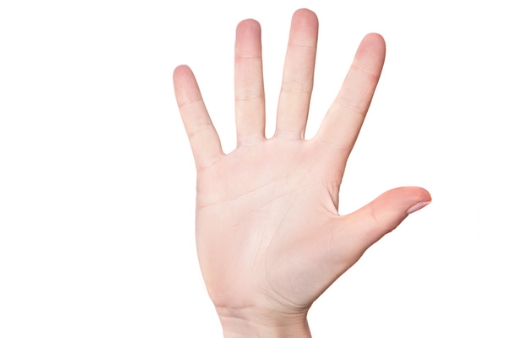
#> input picture pictures/hand.jpg, 530 x 338 px, found by its file name
$ python 7.14.py
#> lines starting #> are read from the running program, lines starting #| are printed output that depends on the picture; long printed decimals are rounded
import cv2
import numpy as np

src = cv2.imread('/Users/kimjunho/Desktop/python_workspace/pictures/hand.jpg')
#> src is the input picture: shape (338, 530, 3); mean B, G, R 238.9, 241.2, 249.9
hsv = cv2.cvtColor(src, cv2.COLOR_BGR2HSV)
#> hsv: shape (338, 530, 3); mean H, S, V 3.3, 12.2, 249.9

#K개의 군집을 만듬, 랜덤으로 평균값지정후 군집에다가 데이터 넣음, 군집에서 다시 평균값 계산 후, 다시 군집에다가 집어넣음 (반복)
data = src.reshape((-1,3)).astype(np.float32) #클러스터링을 위한 데이터(행) 한줄로 쭉핌
K = 2 #클러스터의 개수(군집 수)
term_crit = (cv2.TERM_CRITERIA_EPS + cv2.TERM_CRITERIA_MAX_ITER, 10, 1.0) #종료조건(각 클러스터의 중심이 오차 이내로 움직이면 종료, 최대 반복횟수) 최대 10번 반복하고 1픽셀 이하로 움직이면 종료
ret, labels, centers = cv2.kmeans(data, K, None, term_crit, 5, cv2.KMEANS_RANDOM_CENTERS) #클러스터의 중심을 초기화하는 방법(랜덤)
#> ret = 66616565.5; centers = [[255.2, 255.3, 255.4], [188.3, 198, 233.9]]
print('centers.shape =', centers.shape) #K개의 클러스터 중심점을 반환 k개의 (b,g,r) -> 2x3
#| centers.shape = (2, 3)
print('labels.shape', labels.shape) #각 데이터 점의 클러스터 번호 반환
#| labels.shape (179140, 1)
print('ret', ret) #클러스터링 밀집도 반환
#| ret 66616565.484

centers = np.uint8(centers)
#> centers = [[255, 255, 255], [188, 197, 233]]
print(labels.flatten().shape)
#| (179140,)
res = centers[labels.flatten()]
dst = res.reshape(src.shape)
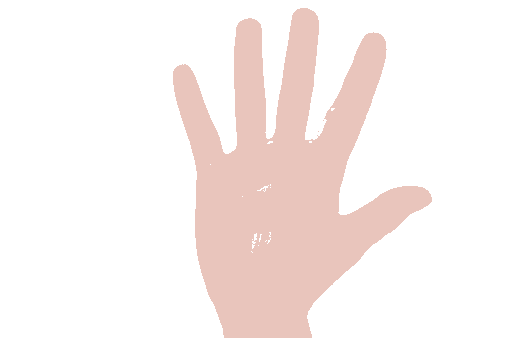
#> dst: shape (338, 530, 3); mean B, G, R 239, 241.1, 249.7

cv2.imshow('dst', dst)
cv2.waitKey()
cv2.destroyAllWindows()

$ run again, with pictures/chessboard.jpg copied over pictures/hand.jpg
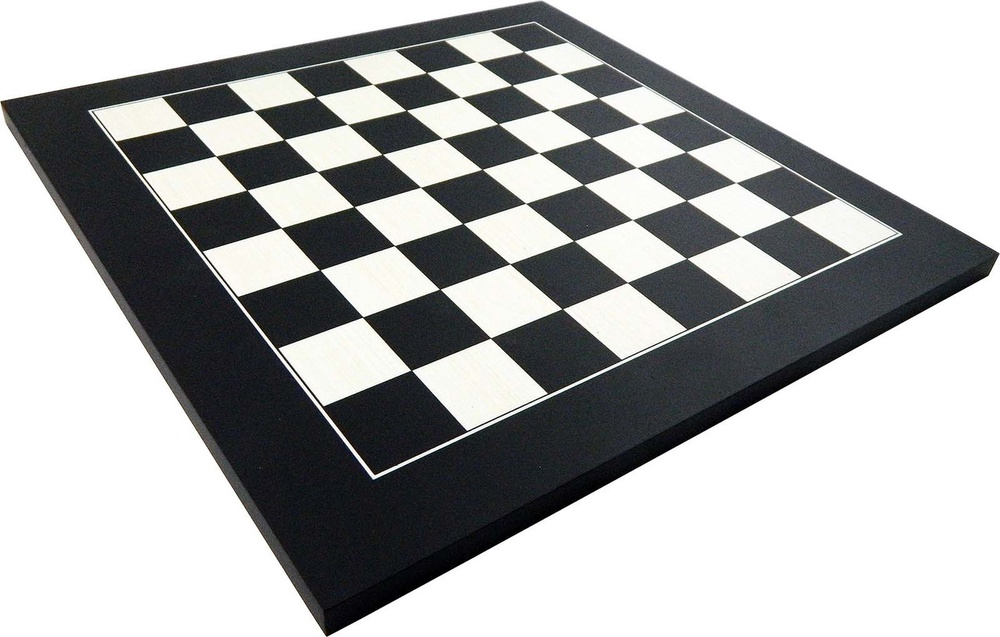
#> input picture pictures/chessboard.jpg, 1000 x 637 px, shrunk from 1280 x 815 before the run, found by its file name
#> src is the input picture: shape (637, 1000, 3); mean B, G, R 173, 172.8, 171.8
#> hsv: shape (637, 1000, 3); mean H, S, V 43.9, 18.1, 174.4
#> `ret, labels, centers = cv2.kmeans(data, K, None, term_crit, 5, cv2.KME..`: ret = 485584147.4; centers = [[251.4, 253, 253], [47.52, 44.48, 41.95]]
#| centers.shape = (2, 3)
#| labels.shape (637000, 1)
#| ret 485584147.358
#> `centers = np.uint8(centers)`: centers = [[251, 253, 253], [47, 44, 41]]
#| (637000,)
#> `dst = res.reshape(src.shape)`:
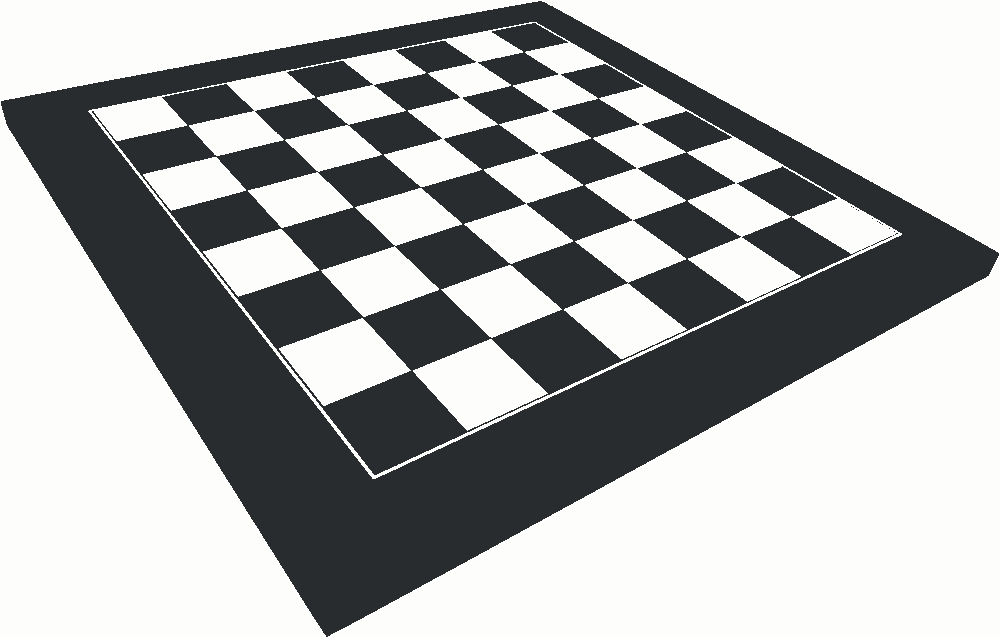
#> dst: shape (637, 1000, 3); mean B, G, R 172.9, 173, 171.8
